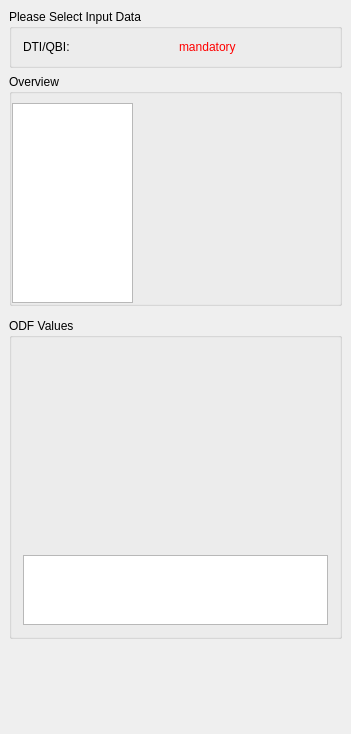
<?xml version="1.0" encoding="UTF-8"?>
<ui version="4.0">
 <class>QmitkODFDetailsViewControls</class>
 <widget class="QWidget" name="QmitkODFDetailsViewControls">
  <property name="geometry">
   <rect>
    <x>0</x>
    <y>0</y>
    <width>351</width>
    <height>734</height>
   </rect>
  </property>
  <property name="minimumSize">
   <size>
    <width>0</width>
    <height>0</height>
   </size>
  </property>
  <property name="windowTitle">
   <string>QmitkTemplate</string>
  </property>
  <layout class="QVBoxLayout" name="verticalLayout_2">
   <property name="spacing">
    <number>6</number>
   </property>
   <property name="margin">
    <number>9</number>
   </property>
   <item>
    <widget class="QGroupBox" name="m_InputData">
     <property name="title">
      <string>Please Select Input Data</string>
     </property>
     <layout class="QGridLayout" name="gridLayout_3">
      <item row="0" column="0">
       <widget class="QLabel" name="label">
        <property name="text">
         <string>DTI/QBI:</string>
        </property>
       </widget>
      </item>
      <item row="0" column="1">
       <widget class="QLabel" name="m_InputImageLabel">
        <property name="text">
         <string>&lt;html&gt;&lt;head/&gt;&lt;body&gt;&lt;p&gt;&lt;span style=&quot; color:#ff0000;&quot;&gt;mandatory&lt;/span&gt;&lt;/p&gt;&lt;/body&gt;&lt;/html&gt;</string>
        </property>
        <property name="wordWrap">
         <bool>true</bool>
        </property>
       </widget>
      </item>
     </layout>
    </widget>
   </item>
   <item>
    <widget class="QGroupBox" name="m_OverviewBox">
     <property name="title">
      <string>Overview</string>
     </property>
     <layout class="QGridLayout" name="gridLayout_4">
      <property name="leftMargin">
       <number>0</number>
      </property>
      <property name="topMargin">
       <number>9</number>
      </property>
      <property name="rightMargin">
       <number>0</number>
      </property>
      <property name="bottomMargin">
       <number>0</number>
      </property>
      <item row="0" column="0">
       <widget class="QTextEdit" name="m_OverviewTextEdit">
        <property name="sizePolicy">
         <sizepolicy hsizetype="Expanding" vsizetype="Expanding">
          <horstretch>0</horstretch>
          <verstretch>0</verstretch>
         </sizepolicy>
        </property>
        <property name="minimumSize">
         <size>
          <width>0</width>
          <height>0</height>
         </size>
        </property>
        <property name="readOnly">
         <bool>true</bool>
        </property>
       </widget>
      </item>
      <item row="0" column="1">
       <widget class="QmitkODFRenderWidget" name="m_ODFRenderWidget" native="true">
        <property name="sizePolicy">
         <sizepolicy hsizetype="Expanding" vsizetype="Expanding">
          <horstretch>0</horstretch>
          <verstretch>0</verstretch>
         </sizepolicy>
        </property>
        <property name="minimumSize">
         <size>
          <width>200</width>
          <height>200</height>
         </size>
        </property>
       </widget>
      </item>
     </layout>
    </widget>
   </item>
   <item>
    <widget class="QFrame" name="frame_2">
     <property name="sizePolicy">
      <sizepolicy hsizetype="Expanding" vsizetype="Expanding">
       <horstretch>0</horstretch>
       <verstretch>0</verstretch>
      </sizepolicy>
     </property>
     <property name="minimumSize">
      <size>
       <width>0</width>
       <height>0</height>
      </size>
     </property>
     <property name="frameShape">
      <enum>QFrame::NoFrame</enum>
     </property>
     <property name="frameShadow">
      <enum>QFrame::Raised</enum>
     </property>
     <layout class="QGridLayout" name="gridLayout">
      <property name="margin">
       <number>0</number>
      </property>
      <property name="spacing">
       <number>0</number>
      </property>
     </layout>
    </widget>
   </item>
   <item>
    <widget class="QGroupBox" name="m_OdfBox">
     <property name="title">
      <string>ODF Values</string>
     </property>
     <layout class="QGridLayout" name="gridLayout_2">
      <item row="2" column="0">
       <widget class="QTextEdit" name="m_OdfValuesTextEdit">
        <property name="readOnly">
         <bool>true</bool>
        </property>
       </widget>
      </item>
      <item row="1" column="0">
       <widget class="QmitkODFDetailsWidget" name="m_ODFDetailsWidget" native="true">
        <property name="sizePolicy">
         <sizepolicy hsizetype="Expanding" vsizetype="Expanding">
          <horstretch>0</horstretch>
          <verstretch>0</verstretch>
         </sizepolicy>
        </property>
        <property name="minimumSize">
         <size>
          <width>0</width>
          <height>200</height>
         </size>
        </property>
       </widget>
      </item>
     </layout>
    </widget>
   </item>
   <item>
    <spacer name="spacer1">
     <property name="orientation">
      <enum>Qt::Vertical</enum>
     </property>
     <property name="sizeType">
      <enum>QSizePolicy::Expanding</enum>
     </property>
     <property name="sizeHint" stdset="0">
      <size>
       <width>20</width>
       <height>220</height>
      </size>
     </property>
    </spacer>
   </item>
  </layout>
 </widget>
 <layoutdefault spacing="6" margin="11"/>
 <customwidgets>
  <customwidget>
   <class>QmitkODFDetailsWidget</class>
   <extends>QWidget</extends>
   <header>QmitkODFDetailsWidget.h</header>
   <container>1</container>
  </customwidget>
  <customwidget>
   <class>QmitkODFRenderWidget</class>
   <extends>QWidget</extends>
   <header>QmitkODFRenderWidget.h</header>
   <container>1</container>
  </customwidget>
 </customwidgets>
 <resources/>
 <connections/>
</ui>
